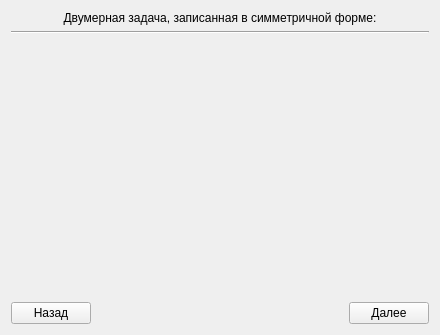
<?xml version="1.0" encoding="UTF-8"?>
<ui version="4.0">
 <class>TwoDimensionalProblem</class>
 <widget class="QWidget" name="TwoDimensionalProblem">
  <property name="geometry">
   <rect>
    <x>0</x>
    <y>0</y>
    <width>440</width>
    <height>335</height>
   </rect>
  </property>
  <property name="windowTitle">
   <string>Form</string>
  </property>
  <layout class="QVBoxLayout" name="verticalLayout_2">
   <item>
    <layout class="QVBoxLayout" name="verticalLayout">
     <item>
      <widget class="QLabel" name="label">
       <property name="text">
        <string>Двумерная задача, записанная в симметричной форме:</string>
       </property>
       <property name="alignment">
        <set>Qt::AlignCenter</set>
       </property>
      </widget>
     </item>
     <item>
      <layout class="QHBoxLayout" name="functionLayout"/>
     </item>
     <item>
      <widget class="Line" name="line">
       <property name="frameShadow">
        <enum>QFrame::Sunken</enum>
       </property>
       <property name="lineWidth">
        <number>1</number>
       </property>
       <property name="midLineWidth">
        <number>0</number>
       </property>
       <property name="orientation">
        <enum>Qt::Horizontal</enum>
       </property>
      </widget>
     </item>
     <item>
      <layout class="QVBoxLayout" name="exprLayout">
       <property name="spacing">
        <number>6</number>
       </property>
      </layout>
     </item>
     <item>
      <spacer name="verticalSpacer">
       <property name="orientation">
        <enum>Qt::Vertical</enum>
       </property>
       <property name="sizeHint" stdset="0">
        <size>
         <width>20</width>
         <height>40</height>
        </size>
       </property>
      </spacer>
     </item>
     <item>
      <layout class="QHBoxLayout" name="buttonLayout">
       <item>
        <widget class="QPushButton" name="backButton">
         <property name="text">
          <string>Назад</string>
         </property>
        </widget>
       </item>
       <item>
        <spacer name="horizontalSpacer">
         <property name="orientation">
          <enum>Qt::Horizontal</enum>
         </property>
         <property name="sizeHint" stdset="0">
          <size>
           <width>40</width>
           <height>20</height>
          </size>
         </property>
        </spacer>
       </item>
       <item>
        <widget class="QPushButton" name="nextButton">
         <property name="text">
          <string>Далее</string>
         </property>
        </widget>
       </item>
      </layout>
     </item>
    </layout>
   </item>
  </layout>
 </widget>
 <resources/>
 <connections/>
</ui>
